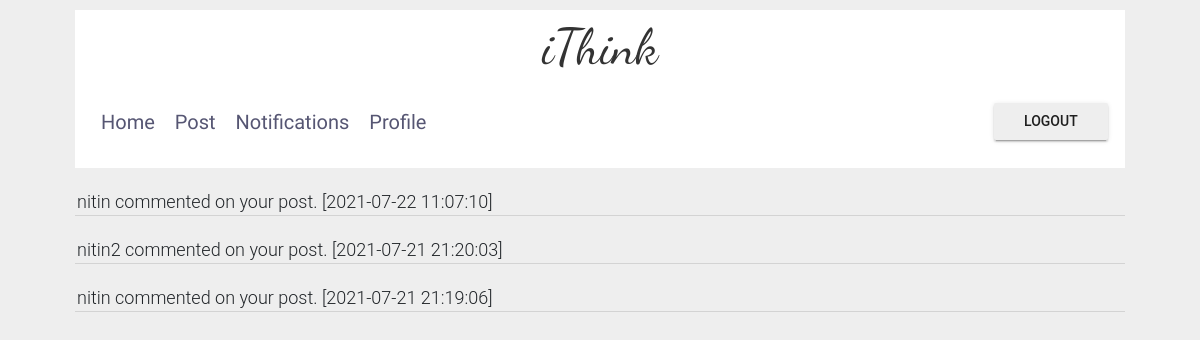
The page /notification (signed in) on the database its author committed.
### app.py (models this page shows)
class Notification(UserMixin, db.Model):
    n_id=db.Column(db.Integer, primary_key=True)
    commentator=db.Column(db.Integer,nullable=False)
    timestamp = db.Column(db.DateTime(timezone=True), default=func.now(IST))
    p_id=db.Column(db.Integer, db.ForeignKey('post_data.p_id'),nullable=False)

class User(UserMixin, db.Model):
    id=db.Column(db.Integer, primary_key=True)
    fullname=db.Column(db.String(20))
    email=db.Column(db.String(50), unique=True)
    dob=db.Column(db.Integer)
    profession=db.Column(db.String(20))
    username=db.Column(db.String(20), unique=True)
    password=db.Column(db.String(80))

### app.py (the view)
@app.route('/notification', methods=['GET','POST'])
@login_required
def notification():
    notifications=db.session.execute('select u.username, n.p_id, n.timestamp from user u, notification n where u.id=n.commentator order by timestamp desc')
    notifications = [list(row) for row in notifications]
    userPosts = db.session.execute('select p_id from post_data where post_data.id=:val',{'val':current_user.id})
    userPosts = [list(row) for row in userPosts]
    return render_template('notification.html',notifications=notifications, userPosts=userPosts,page='notification')

### app.py (called while the page is built)
@login_manager.user_loader
def load_user(user_id):
    return User.query.get(int(user_id))

### templates/notification.html
{% extends "MainLayout.html" %}
{% block content %}
<ul class="list-group" style="margin-top:20px">
    {% for notification in notifications %}
        {%for userPost in userPosts%}
            {%if notification[1]==userPost[0]%}
                <li style="list-style-type:none; font-size:18px;background-color:none;border-bottom:1px solid lightGray;margin-bottom:20px;padding-left:2px">{{notification[0]}} commented on your post. [{{notification[2]}}]</li>
            {%endif%}
        {%endfor%}
    {% endfor %}
</ul>
{% endblock %}

### rows shown on the page
Notification: username "nitin", timestamp "2021-07-22 11:07:10"
Notification: username "nitin2", timestamp "2021-07-21 21:20:03"
Notification: username "nitin", timestamp "2021-07-21 21:19:06"
